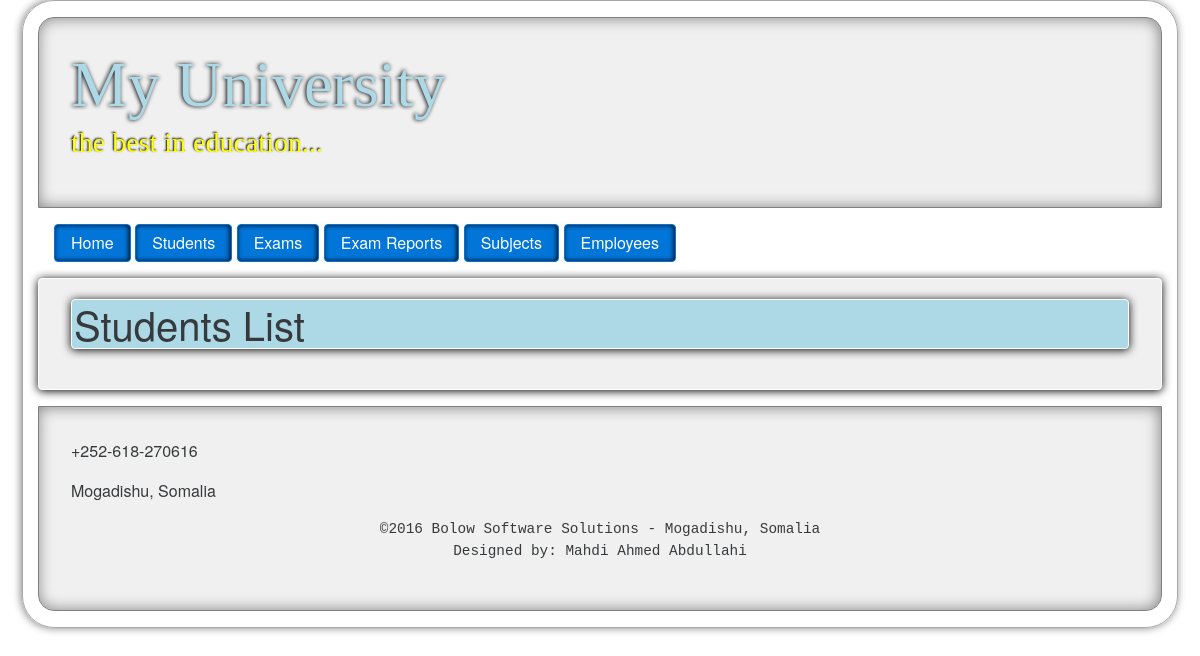
The app's page /cms/students, older data.
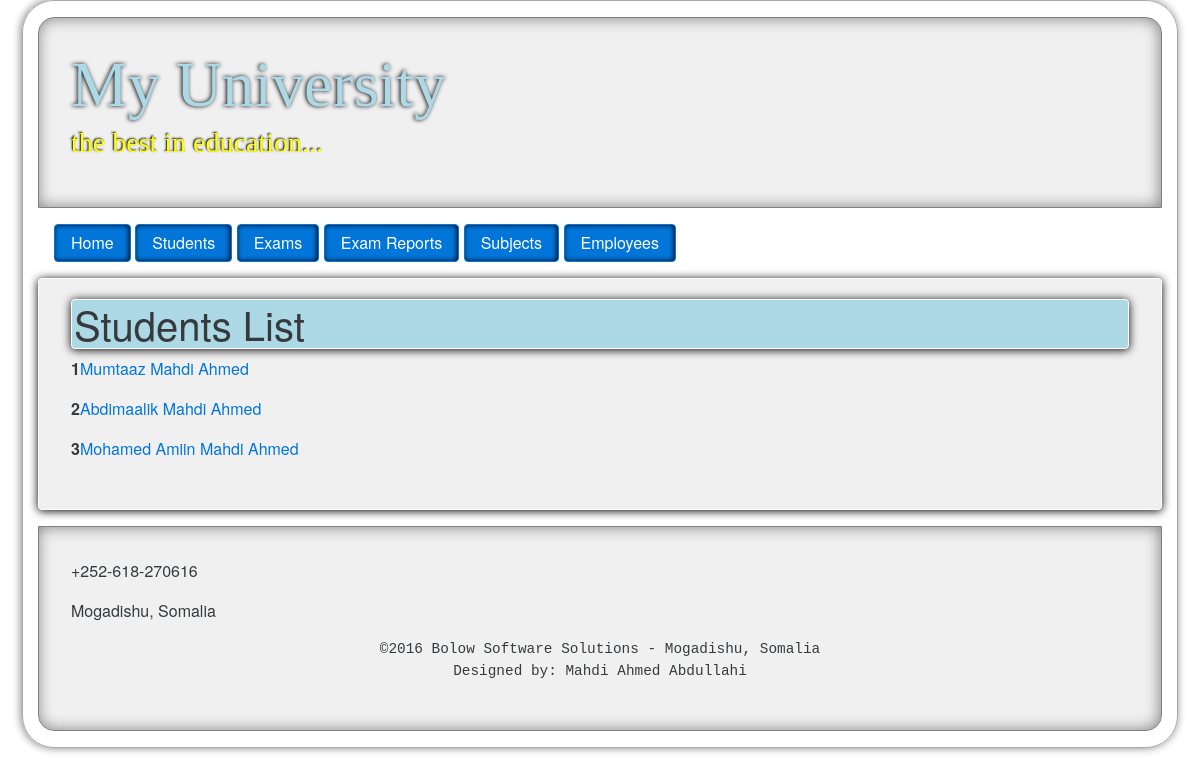
The same page, newer data.
### university/models.py (models this page shows)
class Student(models.Model):
    first_name = models.CharField(max_length=30)
    middle_name = models.CharField(max_length=30)
    last_name = models.CharField(max_length=30)
    DateOfBirth = models.DateField()
    address = models.TextField(default=None)
    phone = models.CharField(max_length=30)
    guardian = models.CharField(max_length=50)
    guardian_phone = models.CharField(max_length=30)
    status = models.BooleanField(default=False)
    registered = models.DateField(default = timezone.now)
    registered_by = models.ForeignKey(User)
    classroom = models.ForeignKey(Classroom)
    last_updated = models.DateTimeField(default=timezone.now)
    def __str__(self):
        return self.first_name + " " + self.middle_name + " " + self.last_name

### university/views.py (the view)
def students_list(request):
    students = Student.objects.all()
    return render(request, 'student/students_list.html', {'students':students,'settings':settings})

### university/templates/student/students_list.html
{% extends 'university/layout.html' %}
{% block content %}
<h1>Students List</h1>
{% for student in students %}
	<p><b>{{ student.pk }}</b><a class="link-{% if student.status %}primary{% else %}danger{% endif %} href="{%	url	"student_profile"	pk=student.pk	%}">{{ student }}</a>
	</p>
{% endfor %}
{% endblock %}

Row changes from the older to the newer data that the page shows:
added Student: pk "1", first_name+middle_name+last_name "Mumtaaz Mahdi Ahmed"
added Student: pk "2", first_name+middle_name+last_name "Abdimaalik Mahdi Ahmed"
added Student: pk "3", first_name+middle_name+last_name "Mohamed Amiin Mahdi Ahmed"
